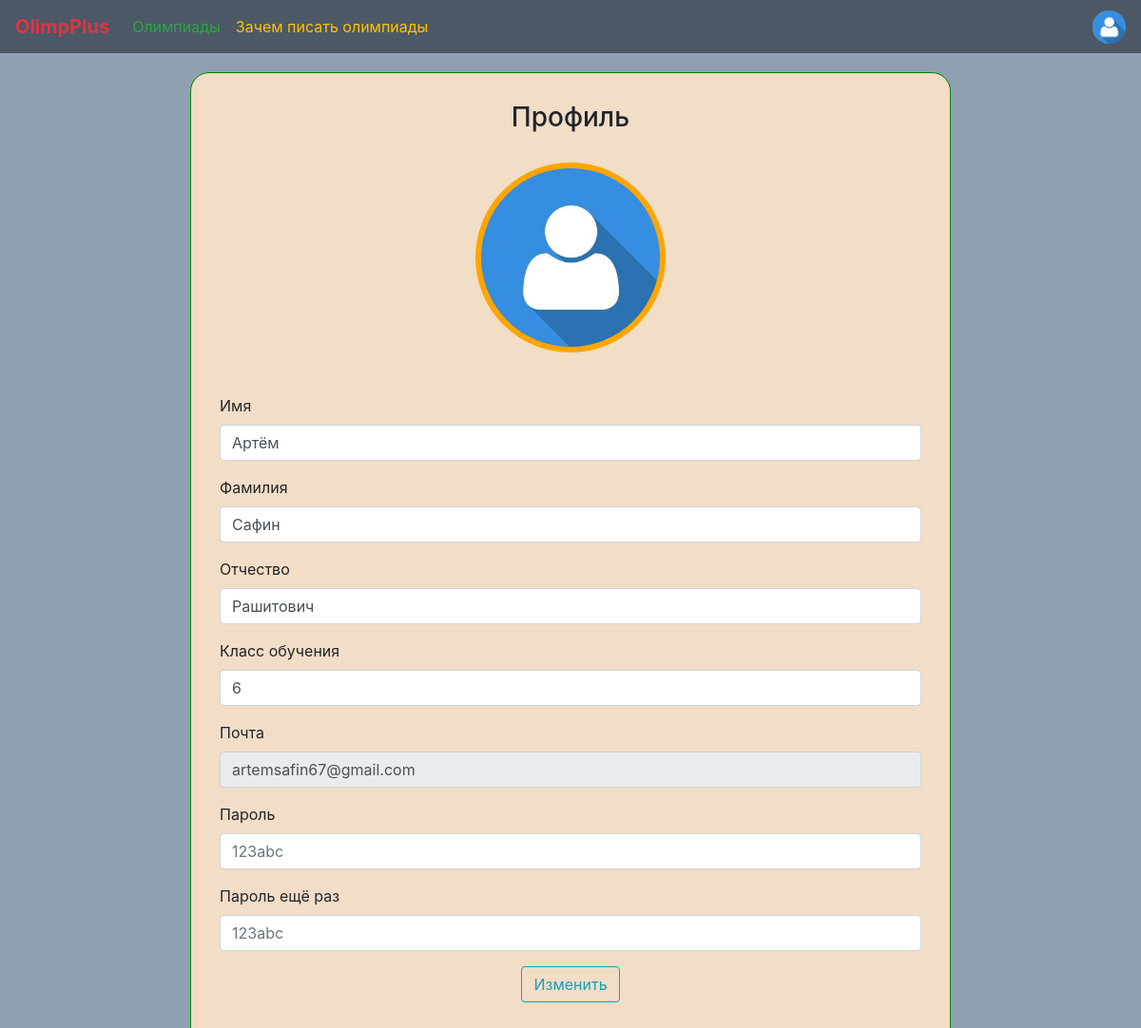
/edit_profile (signed in), run on an earlier commit of the app's database.
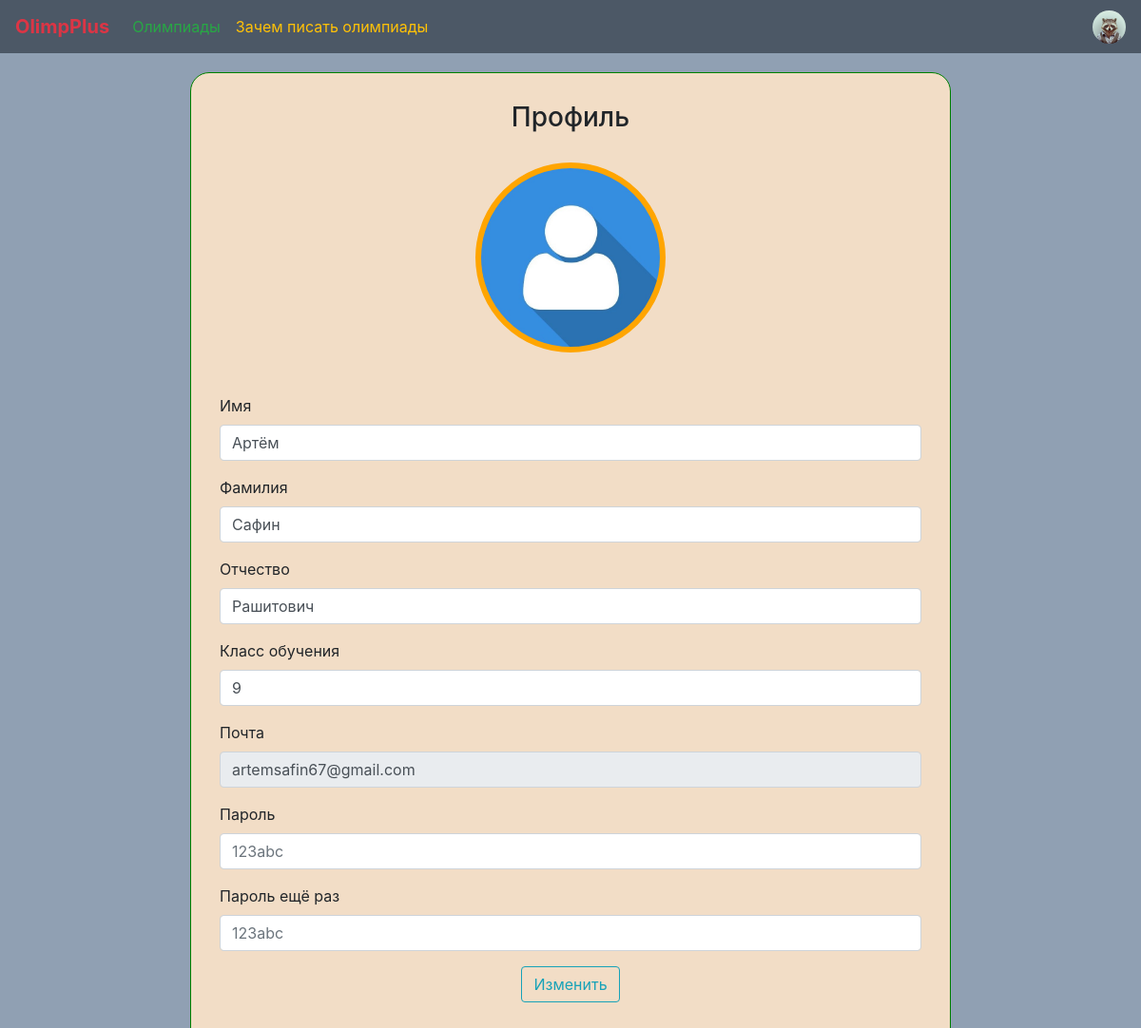
And on a later commit of the database.
### data/tables/user.py (models this page shows, shortened)
class User(SqlAlchemyBase, UserMixin):
    __tablename__ = 'users'
    id = sqlalchemy.Column(sqlalchemy.Integer, primary_key=True, autoincrement=True)
    name = sqlalchemy.Column(sqlalchemy.String)
    surname = sqlalchemy.Column(sqlalchemy.String)
    fatherhood = sqlalchemy.Column(sqlalchemy.String)
    grade = sqlalchemy.Column(sqlalchemy.Integer)
    photo = sqlalchemy.Column(sqlalchemy.String)
    olimpiads = orm.relationship('Olimpiad', secondary='user_to_olimpiad', backref="users")
    email = sqlalchemy.Column(sqlalchemy.String)
    password = sqlalchemy.Column(sqlalchemy.String)

### main.py (the view, shortened to what this page needs)
@app.route('/edit_profile', methods=['GET', 'POST'])
@login_required
def edit_profile():
    form = EditProfileForm()
    if request.method == "GET":
        form.name.data = current_user.name
        form.surname.data = current_user.surname
        form.fatherhood.data = current_user.fatherhood
        form.grade.data = current_user.grade
        form.email.data = current_user.email
    return render_template("edit_profile.html", form=form)

### data/forms/editProfileForm.py
class EditProfileForm(FlaskForm):
    photo = FileField("")
    name = StringField("Имя", validators=[InputRequired(message="Вы не заполнили это поле")])
    surname = StringField("Фамилия", validators=[InputRequired(message="Вы не заполнили это поле")])
    fatherhood = StringField("Отчество", validators=[InputRequired(message="Вы не заполнили это поле")])
    grade = IntegerField("Класс обучения", validators=[NumberRange(1, 11, message="Неправильно указан класс")])
    email = StringField("Почта", validators=[InputRequired(message="Вы не заполнили это поле"),
                                             Email(message="Неправильно указана почта")])
    password = PasswordField("Пароль", validators=[InputRequired(message="Вы не заполнили это поле")])
    password_again = PasswordField("Пароль ещё раз", validators=[InputRequired(message="Вы не заполнили это поле"), EqualTo("password", "Пароли не совпадают")])
    submit = SubmitField("Изменить")

### data/database/all_for_session.py (called while the page is built)
def create_session() -> Session:
    global __factory
    return __factory()

### main.py (called while the page is built)
@login_manager.user_loader
def load_user(user):
    db_session = create_session()
    return db_session.query(User).get(user)

### templates/edit_profile.html (shortened to what this page needs)
{% extends "base.html" %}
{% block content %}
    <form method="post" novalidate class="login_block" enctype="multipart/form-data">
        <h3 class="text-center">Профиль</h3>
        <div class="form-group text-center" style="margin: 30px auto">
            {{ form.photo.label(class="image_label", style="background: url(../static/img/avatars/default.jpg); background-size: cover; background-repeat: no-repeat; background-position: center", for="avatar_photo", id="avatar_label") }}
        </div>
        <div class="form-group">
            {{ form.name.label }}
            {{ form.name(class="form-control", type="text", placeholder="Иван") }}
        </div>
        <div class="form-group">
            {{ form.surname.label }}
            {{ form.surname(class="form-control", type="text", placeholder="Иванов") }}
        </div>
        <div class="form-group">
            {{ form.fatherhood.label }}
            {{ form.fatherhood(class="form-control", type="text", placeholder="Иванович") }}
        </div>
        <div class="form-group">
            {{ form.grade.label }}
            {{ form.grade(class="form-control", type="text", placeholder="Ваш класс обучения (число)") }}
        </div>
        <div class="form-group">
            {{ form.email.label }}
            {{ form.email(class="form-control", type="email", readonly="readonly", placeholder="some_email@mail.ru") }}
        </div>
        <div class="form-group">
            {{ form.password.label }}
            {{ form.password(class="form-control", type="password", placeholder="123abc")}}
        </div>
        <div class="form-group">
            {{ form.password_again.label }}
            {{ form.password_again(class="form-control", type="password", placeholder="123abc")}}
        </div>
        <div class="form-group text-center">{{ form.submit(type="submit", class="btn btn-outline-info") }}</div>
    </form>
{% endblock %}

### templates/base.html (shortened to what this page needs)
<!DOCTYPE html>
<html lang="en">
<head>
    <link rel="stylesheet" href="https://stackpath.bootstrapcdn.com/bootstrap/4.4.1/css/bootstrap.min.css"
>
    <link rel="stylesheet" href="../static/css/style.css">
</head>
<body>
    <nav class="navbar navbar-expand-lg navbar-light" style="background-color: #4c5866">
        <a class="navbar-brand text-danger" href="/"><strong>OlimpPlus</strong></a>
        <div class="collapse navbar-collapse" id="menu">
            <ul class="navbar-nav mr-auto">
                <li class="nav-item">
                    <a class="nav-link text-success" href="/olimpiads">Олимпиады</a>
                </li>
                <li class="nav-item">
                    <a class="nav-link text-warning" href="/why_olimps">Зачем писать олимпиады</a>
                </li>
            </ul>
        </div>
        {% if current_user.is_authenticated %}
            <div class="collapse navbar-collapse d-flex flex-row-reverse" id="profile">
                <ul class="navbar-nav my-2 my-lg-0">
                    <li class="nav-item dropdown btn-group">
                        <a href="#" data-toggle="dropdown" aria-haspopup="true" aria-expanded="false">
                            <img src="{{ current_user.photo }}" width="35" height="35" style="border-radius: 50%">
                        </a>
                    </li>
                </ul>
            </div>
        {% endif %}
    </nav>
    <main role="main" class="container">
        {% block content %}{% endblock %}
    </main>
</body>
</html>

What changed in the data, as far as the page shows it:
changed User "Артём": photo: picture added in place of a placeholder; grade "6" → "9"
